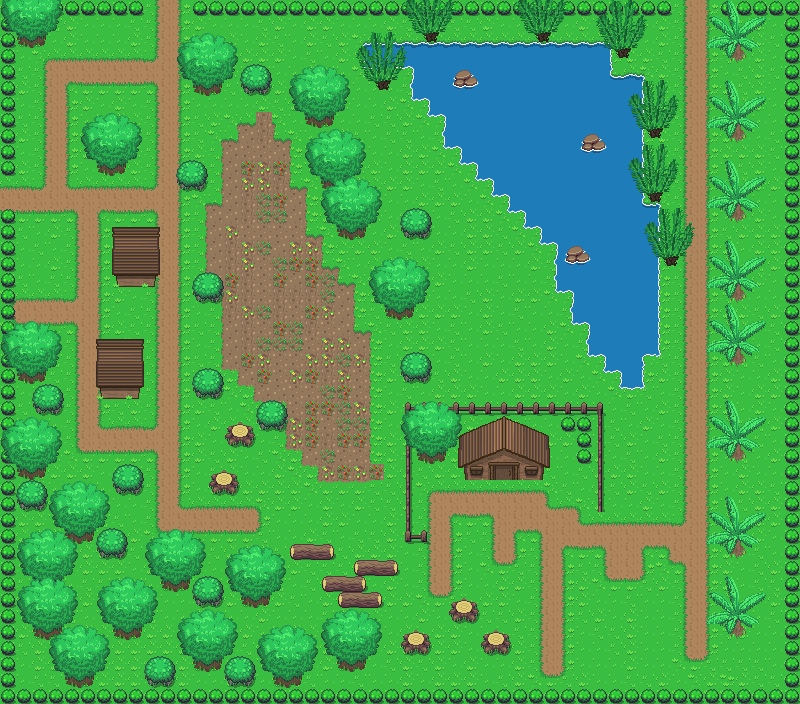

The image is a tile-based game level rendered from a .tmx file. Its description and source (layers, tilesets, objects; grid data summarised) follow:
An orthogonal 50x44 tile map with 16x16 px tiles, 6 tile layers (Base, Objects, Building, Trees, ...), 2 tilesets.

<map version="1.0" tiledversion="1.0.2" orientation="orthogonal" renderorder="left-down" width="50" height="44" tilewidth="16" tileheight="16" nextobjectid="1">
 <tileset firstgid="1" source="../../Tileset/Overworld.tsx" />
 <tileset firstgid="1729" source="../../Tileset/Building.tsx" />
 <layer name="Base" width="50" height="44">
  <data>[2200 cells, 2200 non-empty, 32 distinct tile ids]</data>
 </layer>
 <layer name="Objects" width="50" height="44">
  <data>[2200 cells, 452 non-empty, 35 distinct tile ids]</data>
 </layer>
 <layer name="Building" width="50" height="44">
  <data>[2200 cells, 39 non-empty, 30 distinct tile ids]</data>
 </layer>
 <layer name="Trees" width="50" height="44">
  <data>[2200 cells, 98 non-empty, 8 distinct tile ids]</data>
 </layer>
 <layer name="AbovePlayer" width="50" height="44">
  <properties>
   <property name="unity:sortingLayerName" value="AbovePlayer" />
  </properties>
  <data>[2200 cells, 435 non-empty, 46 distinct tile ids]</data>
 </layer>
 <layer name="Copy of AbovePlayer" width="50" height="44">
  <properties>
   <property name="unity:sortingLayerName" value="AbovePlayer" />
  </properties>
  <data>[2200 cells, 261 non-empty, 22 distinct tile ids]</data>
 </layer>
</map>
